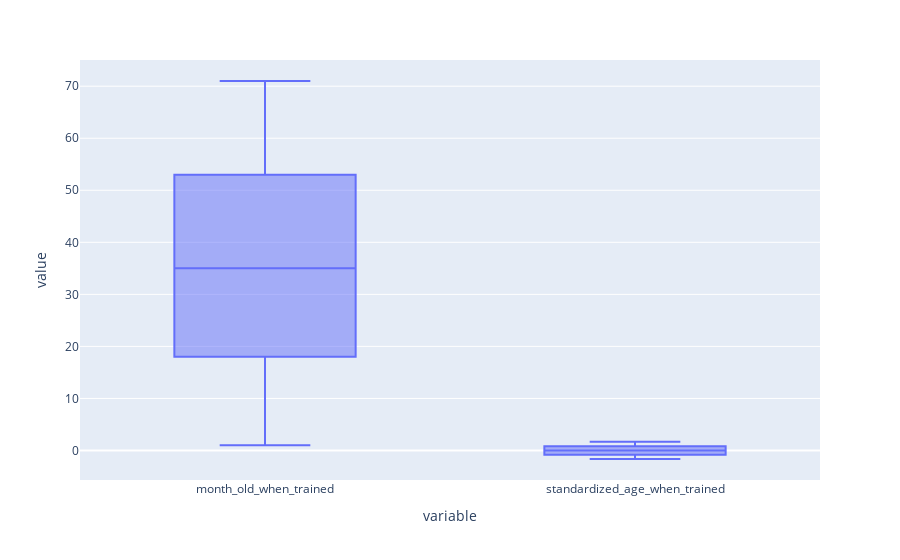

The notebook cell this image was saved under:
### Markdown cell above
Observe que los valores de la columna edad_estandarizada_cuando_se_entrenó se distribuyen en un rango mucho más pequeño (entre -2 y 2) y tienen su media centrada en 0.

Visualización de características escaladas
Utilicemos un diagrama de cajas para comparar los valores originales de las características con sus versiones estandarizadas:

### Code cell
from plotly.subplots import make_subplots
import plotly.graph_objects as go
import plotly.express as px

fig = px.box(data,y=["month_old_when_trained", "standardized_age_when_trained"])
fig.show()

### Figure 1 — Plotly figure (JSON) as saved in the notebook; plotly's stock layout.template omitted (floating-point values rounded to 4 significant figures)
{"data": [{"alignmentgroup": "True", "hovertemplate": "variable=%{x}<br>value=%{y}<extra></extra>", "legendgroup": "", "marker": {"color": "#636efa"}, "name": "", "notched": false, "offsetgroup": "", "orientation": "v", "showlegend": false, "type": "box", "x": ["month_old_when_trained", "month_old_when_trained", "month_old_when_trained", "month_old_when_trained", "month_old_when_trained", "month_old_when_trained", "month_old_when_trained", "month_old_when_trained", "month_old_when_trained", "month_old_when_trained", "month_old_when_trained", "month_old_when_trained", "month_old_when_trained", "month_old_when_trained", "month_old_when_trained", "month_old_when_trained", "month_old_when_trained", "month_old_when_trained", "month_old_when_trained", "month_old_when_trained", "month_old_when_trained", "month_old_when_trained", "month_old_when_trained", "month_old_when_trained", "month_old_when_trained", "month_old_when_trained", "month_old_when_trained", "month_old_when_trained", "month_old_when_trained", "month_old_when_trained", "month_old_when_trained", "month_old_when_trained", "month_old_when_trained", "month_old_when_trained", "month_old_when_trained", "month_old_when_trained", "month_old_when_trained", "month_old_when_trained", "month_old_when_trained", "month_old_when_trained", "month_old_when_trained", "month_old_when_trained", "month_old_when_trained", "month_old_when_trained", "month_old_when_trained", "month_old_when_trained", "month_old_when_trained", "month_old_when_trained", "month_old_when_trained", "month_old_when_trained", "standardized_age_when_trained", "standardized_age_when_trained", "standardized_age_when_trained", "standardized_age_when_trained", "standardized_age_when_trained", "standardized_age_when_trained", "standardized_age_when_trained", "standardized_age_when_trained", "standardized_age_when_trained", "standardized_age_when_trained", "standardized_age_when_trained", "standardized_age_when_trained", "standardized_age_when_trained", "standardized_age_when_trained", "standardized_age_when_trained", "standardized_age_when_trained", "standardized_age_when_trained", "standardized_age_when_trained", "standardized_age_when_trained", "standardized_age_when_trained", "standardized_age_when_trained", "standardized_age_when_trained", "standardized_age_when_trained", "standardized_age_when_trained", "standardized_age_when_trained", "standardized_age_when_trained", "standardized_age_when_trained", "standardized_age_when_trained", "standardized_age_when_trained", "standardized_age_when_trained", "standardized_age_when_trained", "standardized_age_when_trained", "standardized_age_when_trained", "standardized_age_when_trained", "standardized_age_when_trained", "standardized_age_when_trained", "standardized_age_when_trained", "standardized_age_when_trained", "standardized_age_when_trained", "standardized_age_when_trained", "standardized_age_when_trained", "standardized_age_when_trained", "standardized_age_when_trained", "standardized_age_when_trained", "standardized_age_when_trained", "standardized_age_when_trained", "standardized_age_when_trained", "standardized_age_when_trained", "standardized_age_when_trained", "standardized_age_when_trained"], "x0": " ", "xaxis": "x", "y": [68, 53, 41, 3, 4, 50, 12, 63, 43, 36, 36, 14, 26, 50, 51, 35, 38, 52, 58, 9, 23, 34, 26, 29, 57, 6, 1, 68, 18, 9, 71, 18, 70, 55, 35, 47, 21, 20, 7, 17, 71, 65, 62, 44, 61, 23, 29, 7, 19, 23, 1.538, 0.8267, 0.2579, -1.543, -1.496, 0.6845, -1.117, 1.301, 0.3527, 0.02086, 0.02086, -1.022, -0.4531, 0.6845, 0.7319, -0.02654, 0.1157, 0.7793, 1.064, -1.259, -0.5953, -0.07394, -0.4531, -0.3109, 1.016, -1.401, -1.638, 1.538, -0.8323, -1.259, 1.68, -0.8323, 1.632, 0.9215, -0.02654, 0.5423, -0.6901, -0.7375, -1.354, -0.8797, 1.68, 1.395, 1.253, 0.4001, 1.206, -0.5953, -0.3109, -1.354, -0.7849, -0.5953], "y0": " ", "yaxis": "y"}], "layout": {"boxmode": "group", "legend": {"tracegroupgap": 0}, "margin": {"t": 60}, "xaxis": {"anchor": "y", "domain": [0, 1], "title": {"text": "variable"}}, "yaxis": {"anchor": "x", "domain": [0, 1], "title": {"text": "value"}}}}
